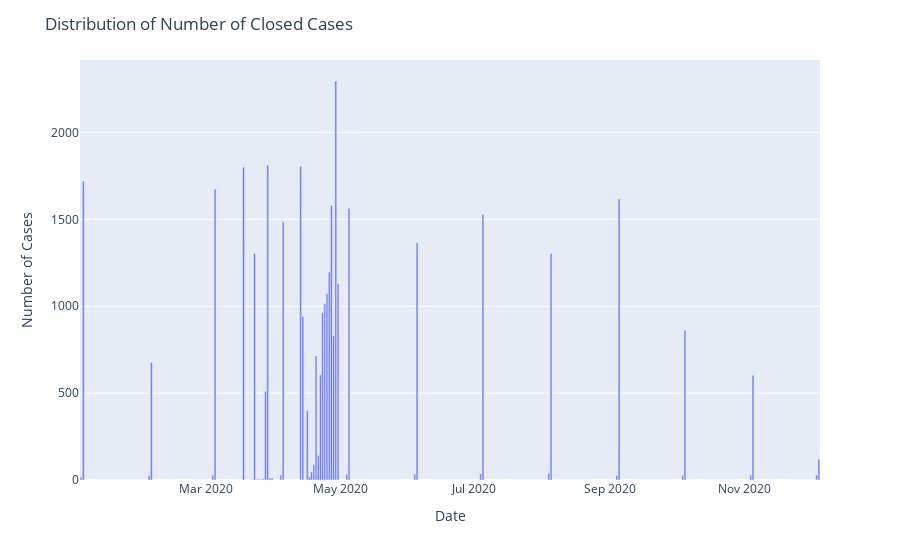

Notebook code for this chart:
### Code cell
fig=px.bar(x=datewise.index,y=datewise["Recovered"]+datewise["Deaths"])
fig.update_layout(title="Distribution of Number of Closed Cases",
                  xaxis_title="Date",yaxis_title="Number of Cases")
fig.show()

### Figure 1 — Plotly figure (JSON) as saved in the notebook; plotly's stock layout.template omitted (floating-point values rounded to 4 significant figures)
{"data": [{"alignmentgroup": "True", "hovertemplate": "x=%{x}<br>y=%{y}<extra></extra>", "legendgroup": "", "marker": {"color": "#636efa"}, "name": "", "offsetgroup": "", "orientation": "v", "showlegend": false, "textposition": "auto", "type": "bar", "x": ["2020-01-04T00:00:00", "2020-01-05T00:00:00", "2020-02-04T00:00:00", "2020-02-05T00:00:00", "2020-03-04T00:00:00", "2020-03-05T00:00:00", "2020-03-18T00:00:00", "2020-03-19T00:00:00", "2020-03-20T00:00:00", "2020-03-21T00:00:00", "2020-03-22T00:00:00", "2020-03-23T00:00:00", "2020-03-24T00:00:00", "2020-03-25T00:00:00", "2020-03-26T00:00:00", "2020-03-27T00:00:00", "2020-03-28T00:00:00", "2020-03-29T00:00:00", "2020-03-30T00:00:00", "2020-03-31T00:00:00", "2020-04-04T00:00:00", "2020-04-05T00:00:00", "2020-04-13T00:00:00", "2020-04-14T00:00:00", "2020-04-15T00:00:00", "2020-04-16T00:00:00", "2020-04-17T00:00:00", "2020-04-18T00:00:00", "2020-04-19T00:00:00", "2020-04-20T00:00:00", "2020-04-21T00:00:00", "2020-04-22T00:00:00", "2020-04-23T00:00:00", "2020-04-24T00:00:00", "2020-04-25T00:00:00", "2020-04-26T00:00:00", "2020-04-27T00:00:00", "2020-04-28T00:00:00", "2020-04-29T00:00:00", "2020-04-30T00:00:00", "2020-05-04T00:00:00", "2020-05-05T00:00:00", "2020-06-04T00:00:00", "2020-06-05T00:00:00", "2020-07-04T00:00:00", "2020-07-05T00:00:00", "2020-08-04T00:00:00", "2020-08-05T00:00:00", "2020-09-04T00:00:00", "2020-09-05T00:00:00", "2020-10-04T00:00:00", "2020-10-05T00:00:00", "2020-11-04T00:00:00", "2020-11-05T00:00:00", "2020-12-04T00:00:00", "2020-12-05T00:00:00"], "xaxis": "x", "y": [17, 1721, 25, 675, 28, 1674, 1800, 0, 0, 0, 2, 1303, 4, 4, 4, 7, 510, 1811, 12, 12, 29, 1486, 1805, 940, 0, 399, 18, 46, 88, 713, 140, 604, 963, 1015, 1072, 1196, 1580, 830, 2296, 1129, 33, 1564, 34, 1365, 36, 1527, 39, 1304, 26, 1617, 27, 862, 28, 603, 29, 121], "yaxis": "y"}], "layout": {"barmode": "relative", "legend": {"tracegroupgap": 0}, "margin": {"t": 60}, "title": {"text": "Distribution of Number of Closed Cases"}, "xaxis": {"anchor": "y", "domain": [0, 1], "title": {"text": "Date"}}, "yaxis": {"anchor": "x", "domain": [0, 1], "title": {"text": "Number of Cases"}}}}
